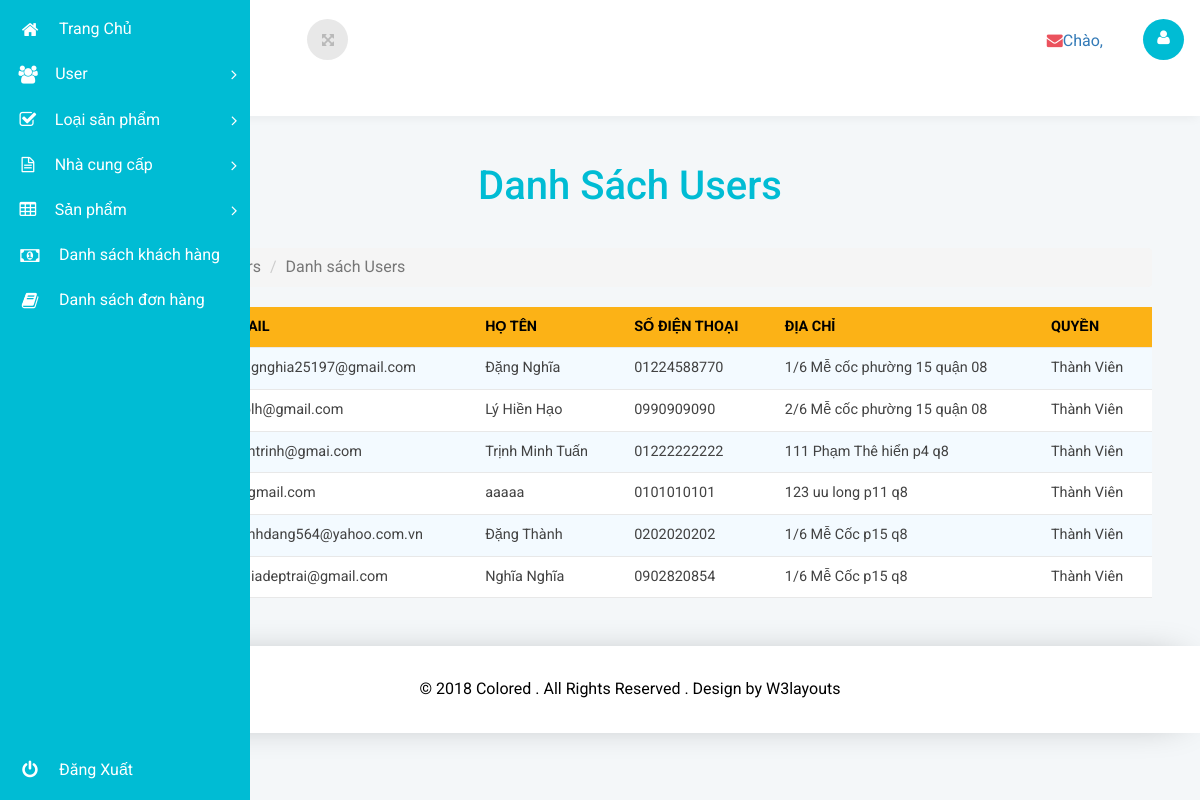
/admin/ds_users.php, run on an earlier commit of the app's database.
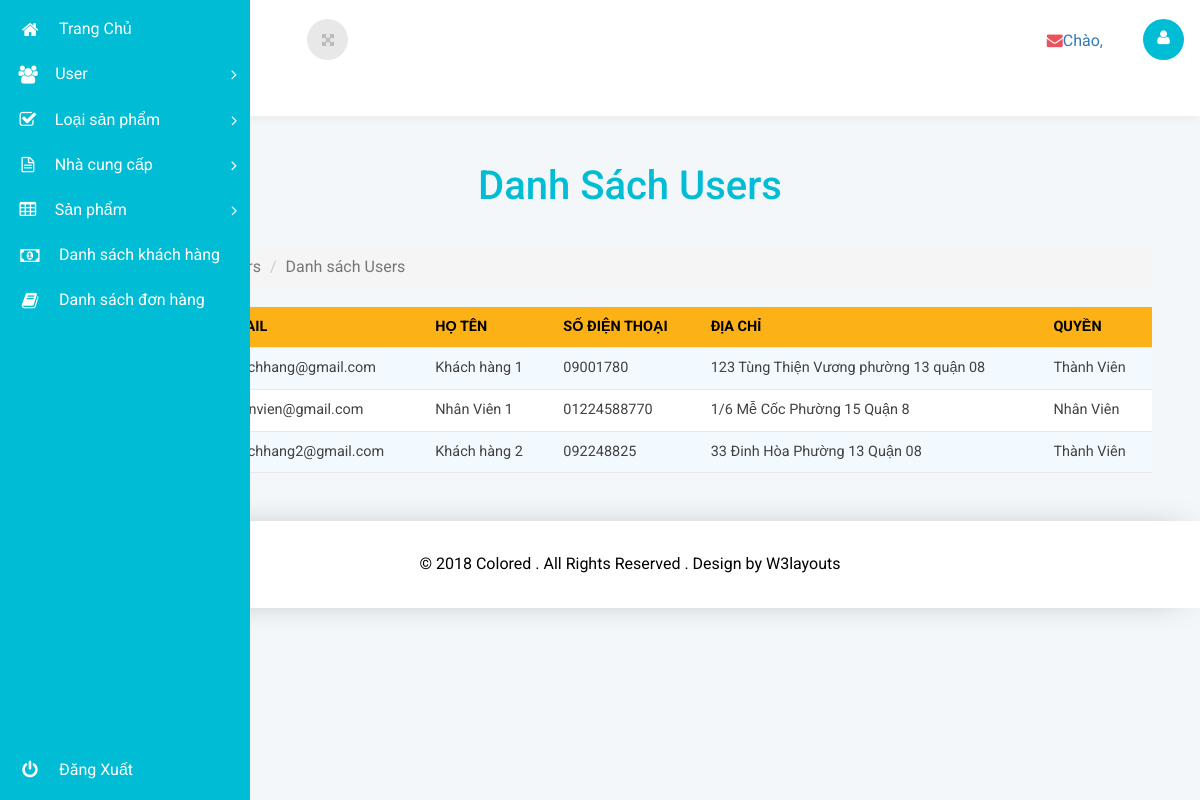
And on a later commit of the database.
### tables this page shows
CREATE TABLE IF NOT EXISTS `user` (
  `id` int(11) NOT NULL AUTO_INCREMENT,
  `email` varchar(300) NOT NULL,
  `password` varchar(300) NOT NULL,
  `ten_day_du` varchar(150) NOT NULL,
  `so_dien_thoai` varchar(50) NOT NULL,
  `dia_chi` varchar(300) NOT NULL,
  `quyen` tinyint(3) NOT NULL DEFAULT '0',
  PRIMARY KEY (`id`),
  UNIQUE KEY `email` (`email`)
);

### admin/templates/layout.php (called while the page is built, shortened)
<?php include("head.php")?>
<?php include("main-menu.php")?>
<?php include("wrapper.php")?>

### admin/controllers/c_users.php (called while the page is built, shortened)
<?php
class C_users
{
	public function Hien_thi_Users()
	{
		include("models/m_user.php");
		$m_user=new M_user();
		$ds_user=$m_user->Doc_tat_ca_user();
		include("templates/layout.php");
	}
}
?>

### admin/ds_users.php (called while the page is built)
<?php
include("controllers/c_users.php");
$c_user=new C_users();
$c_user->Hien_thi_Users();
?>

### admin/models/m_user.php (called while the page is built, shortened)
<?php
class M_user
{
	private $conn="";
	public function __construct()
	{
		$server_username = "root";
		$server_password = "";
		$server_host = "localhost";
		$database = 'thuc_pham_chuc_nang';
		$this->conn = mysqli_connect($server_host,$server_username,$server_password,$database) or die("không thể kết nối tới database");
		mysqli_query($this->conn,"SET NAMES 'UTF8'");
	}
	public function Doc_tat_ca_user()
	{
		$sql="SELECT * FROM user";
		$result = mysqli_query($this->conn,$sql);
		return mysqli_fetch_all($result,MYSQLI_ASSOC);
	}
}
?>

### admin/views/users/v_ds_users.php (the view, shortened to what this page needs)
<div class="main-grid">
			<div class="agile-grids">
				<div class="table-heading">
					<h2>Danh Sách Users</h2>
				</div>
				<div class="agile-tables">
					<div class="w3l-table-info">
					  	<ol class="breadcrumb">
									<li><a href="index_quan_tri.php">Trang Chủ</a></li>
									<li class="active">Users</li>
									<li class="active">Danh sách Users</li>
								</ol>
					    <table id="table">
						<thead>
						  <tr>
							<th>STT</th>
							<th>ID</th>
							<th>Email</th>
                            <th>Họ Tên</th>
                            <th>Số điện thoại</th>
                            <th>Địa chỉ</th>
                            <th>Quyền</th>
						  </tr>
						</thead>
						<tbody>
                        <?php
							$i=0;
                        foreach($ds_user as $u)
						{
							if($u['quyen']!=2)
							{
						?>
						  <tr>
							<td><?php echo ++$i;?></td>
							<td><?php echo $u['id']?></td>
							<td><?php echo $u['email']?></td>
                            <td><?php echo $u['ten_day_du']?></td>
                            <td><?php echo $u['so_dien_thoai']?></td>
                            <td><?php echo $u['dia_chi']?></td>
                            <td><?php echo ($u['quyen']==0?"Thành Viên":"Nhân Viên");?></td>
						</tr>
						<?php
							}
						}
						?>
						</tbody>
					  </table>
					</div>
				</div>
			</div>
		</div>

What changed in the data, as far as the page shows it:
removed user: email "dangnghia25197@gmail.com", ten_day_du "Đặng Nghĩa", so_dien_thoai "01224588770", dia_chi "1/6 Mễ cốc phường 15 quận 08", quyen "Thành Viên"
removed user: email "haolh@gmail.com", ten_day_du "Lý Hiền Hạo", so_dien_thoai "0990909090", dia_chi "2/6 Mễ cốc phường 15 quận 08", quyen "Thành Viên"
removed user: email "tuantrinh@gmai.com", ten_day_du "Trịnh Minh Tuấn", so_dien_thoai "01222222222", dia_chi "111 Phạm Thê hiển p4 q8", quyen "Thành Viên"
removed user: email "a@gmail.com", ten_day_du "aaaaa", so_dien_thoai "0101010101", dia_chi "123 uu long p11 q8", quyen "Thành Viên"
removed user: email "thanhdang564@yahoo.com.vn", ten_day_du "Đặng Thành", so_dien_thoai "0202020202", dia_chi "1/6 Mễ Cốc p15 q8", quyen "Thành Viên"
removed user: email "nghiadeptrai@gmail.com", ten_day_du "Nghĩa Nghĩa", so_dien_thoai "0902820854", dia_chi "1/6 Mễ Cốc p15 q8", quyen "Thành Viên"
added user: email "khachhang@gmail.com", ten_day_du "Khách hàng 1", so_dien_thoai "09001780", dia_chi "123 Tùng Thiện Vương phường 13 quận 08", quyen "Thành Viên"
added user: email "nhanvien@gmail.com", ten_day_du "Nhân Viên 1", so_dien_thoai "01224588770", dia_chi "1/6 Mễ Cốc Phường 15 Quận 8", quyen "Nhân Viên"
added user: email "khachhang2@gmail.com", ten_day_du "Khách hàng 2", so_dien_thoai "092248825", dia_chi "33 Đinh Hòa Phường 13 Quận 08", quyen "Thành Viên"
